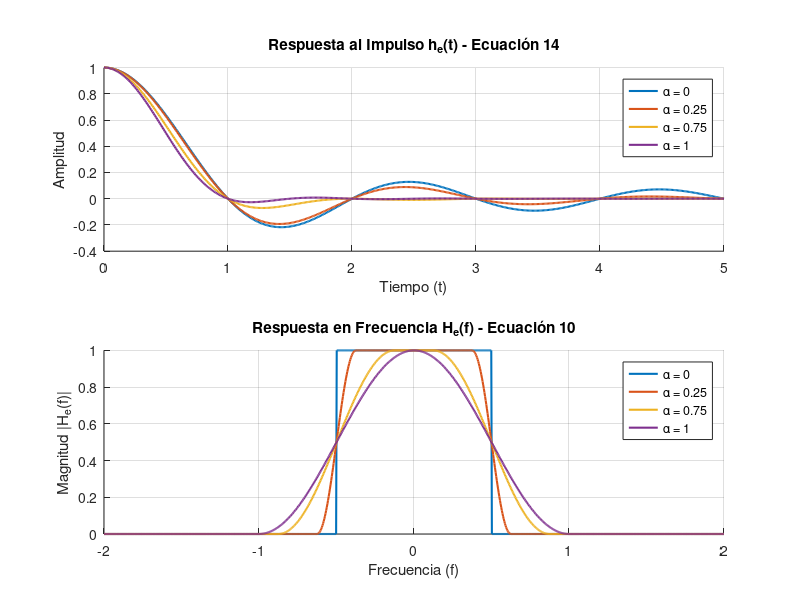

Source code (MATLAB):
% Grafica de la respuesta al impulso y la respuesta en frecuencia de un filtro coseno alzado usando las ecuaciones 10 y 14.

% Parámetros iniciales
Ts = 1; % Periodo de muestreo (normalizado)
f0 = 1 / (2 * Ts); % Ancho de banda de 6 dB (Nyquist)
alphas = [0, 0.25, 0.75, 1]; % Factores de roll-off solicitados
t = 0:0.01:5*Ts; % Vector de tiempo (t >= 0 según indicaciones)

figure('Name', 'Actividades Previas - Filtro Coseno Alzado', 'Position', [100, 100, 800, 600]);

%% 1. Gráfica de Respuesta al Impulso he(t) (Ecuación 14)
subplot(2, 1, 1);
hold on;
for a = alphas
    f_delta = a * f0;
    
    % Primer término: 2 * f0 * sinc(2 * f0 * t)
    % Nota: sinc en Matlab es sin(pi*x)/(pi*x), por lo que ajustamos el argumento
    term1 = 2 * f0 * sinc(2 * f0 * t);
    
    % Segundo término: cos(2 * pi * f_delta * t) / (1 - (4 * f_delta * t)^2)
    denominador = 1 - (4 * f_delta * t).^2;
    term2 = cos(2 * pi * f_delta * t) ./ denominador;
    
    % Manejo de la singularidad (división por cero) usando L'Hôpital
    idx_zero = find(abs(denominador) < 1e-6);
    if ~isempty(idx_zero)
        term2(idx_zero) = pi / 4; 
    end
    
    he = term1 .* term2;
    plot(t, he, 'LineWidth', 1.5, 'DisplayName', ['\alpha = ', num2str(a)]);
end
title('Respuesta al Impulso h_e(t) - Ecuación 14');
xlabel('Tiempo (t)');
ylabel('Amplitud');
xlim([0 max(t)]);
grid on;
legend;

%% 2. Gráfica de Respuesta en Frecuencia He(f) (Ecuación 10)
subplot(2, 1, 2);
hold on;

% Para cumplir con la restricción de -2B <= f <= 2B, calcularemos 
% el B máximo (cuando alpha = 1) para tener un eje X uniforme.
B_max = f0 * (1 + 1); 
f = linspace(-2*B_max, 2*B_max, 1000);

for a = alphas
    f_delta = a * f0;
    B = f0 + f_delta; % Ancho de banda absoluto
    f1 = f0 - f_delta; % Límite inferior de la transición
    
    He = zeros(size(f)); % Inicializar vector de respuesta
    
    for i = 1:length(f)
        abs_f = abs(f(i));
        if abs_f <= f1
            He(i) = 1;
        elseif abs_f > f1 && abs_f <= B
            % Tramo con decaimiento de coseno
            He(i) = 0.5 * (1 + cos(pi * (abs_f - f1) / (2 * f_delta)));
        else
            He(i) = 0;
        end
    end
    
    plot(f, He, 'LineWidth', 1.5, 'DisplayName', ['\alpha = ', num2str(a)]);
end
title('Respuesta en Frecuencia H_e(f) - Ecuación 10');
xlabel('Frecuencia (f)');
ylabel('Magnitud |H_e(f)|');
xlim([-2*B_max 2*B_max]);
grid on;
legend;
